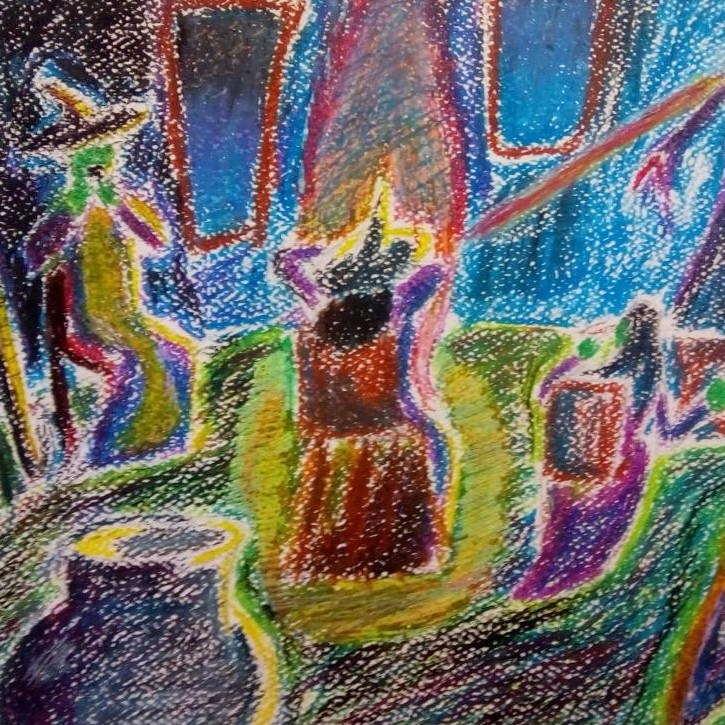
#> input picture pic.jpg, 725 x 725 px
$ python detect.py
#> lines starting #> are read from the running program, lines starting #| are printed output that depends on the picture
"""Webcam → detect ArUco markers → show paper ID on each one."""
import cv2
import numpy as np

DICT = cv2.aruco.getPredefinedDictionary(cv2.aruco.DICT_4X4_50)
PARAMS = cv2.aruco.DetectorParameters()
DETECTOR = cv2.aruco.ArucoDetector(DICT, PARAMS)

overlay_img = cv2.imread("pic.jpg")
#> overlay_img is the input picture: shape (725, 725, 3); mean B, G, R 101.3, 105.6, 109
if overlay_img is None:
    raise SystemExit("pic.jpg not found")

cap = cv2.VideoCapture(0)
if not cap.isOpened():
    raise SystemExit("no webcam")

cap.set(cv2.CAP_PROP_FOURCC, cv2.VideoWriter_fourcc(*"MJPG"))
cap.set(cv2.CAP_PROP_FRAME_WIDTH, 3840)
cap.set(cv2.CAP_PROP_FRAME_HEIGHT, 2160)
print(f"camera: {int(cap.get(cv2.CAP_PROP_FRAME_WIDTH))}x{int(cap.get(cv2.CAP_PROP_FRAME_HEIGHT))} "
      f"@ {int(cap.get(cv2.CAP_PROP_FPS))}fps  fourcc={int(cap.get(cv2.CAP_PROP_FOURCC)):08x}")

cv2.namedWindow("paper id  (q to quit)", cv2.WINDOW_NORMAL)
cv2.setWindowProperty("paper id  (q to quit)", cv2.WND_PROP_FULLSCREEN, cv2.WINDOW_FULLSCREEN)
last_warped = None
last_mask = None

while True:
    ok, frame = cap.read()
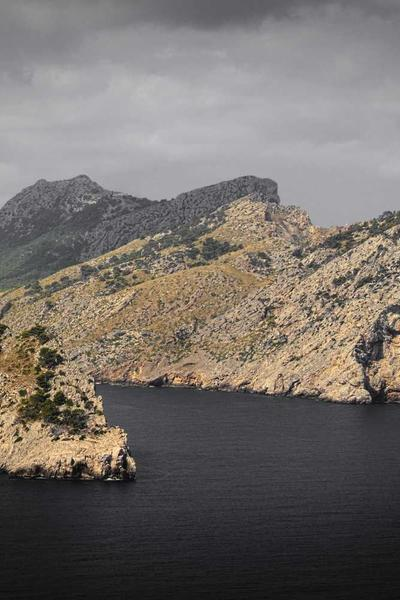
#> input picture img1.jpg, 400 x 600 px, given in place of the camera
#> frame is the input picture: shape (600, 400, 3); mean B, G, R 106, 110.4, 116.5
    if not ok:
        break
    gray = cv2.cvtColor(frame, cv2.COLOR_BGR2GRAY)
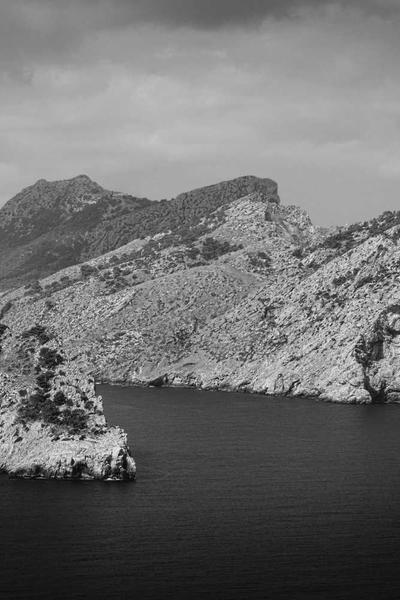
#> gray: shape (600, 400); min 0, max 250, mean 111.8
    corners, ids, _ = DETECTOR.detectMarkers(gray)
#> corners = (); ids = None

    if ids is not None:
        cv2.aruco.drawDetectedMarkers(frame, corners, ids)
        for corner, mid in zip(corners, ids.flatten()):
            x, y = corner[0][0].astype(int)
            cv2.putText(frame, f"Paper {mid}", (x, y - 10),
                        cv2.FONT_HERSHEY_SIMPLEX, 0.9, (0, 255, 0), 2)

        ids_flat = ids.flatten()
        target_ids = [1, 11, 13, 15]
        if all(mid in ids_flat for mid in target_ids):
            centers = {}
            for mid in target_ids:
                idx = np.where(ids_flat == mid)[0][0]
                center = corners[idx][0].mean(axis=0).astype(int)
                centers[mid] = center

            dst_pts = np.array([centers[15], centers[13], centers[11], centers[1]], dtype=np.float32)
            h, w = overlay_img.shape[:2]
            src_pts = np.array([[0, 0], [w, 0], [w, h], [0, h]], dtype=np.float32)

            M = cv2.getPerspectiveTransform(src_pts, dst_pts)
            warped = cv2.warpPerspective(overlay_img, M, (frame.shape[1], frame.shape[0]))
            mask = cv2.warpPerspective(np.ones((h, w), dtype=np.uint8) * 255, M, (frame.shape[1], frame.shape[0]))
            last_warped = warped
            last_mask = mask

        if last_warped is not None:
            mask_inv = cv2.bitwise_not(last_mask)
            frame = cv2.bitwise_and(frame, frame, mask=mask_inv)
            frame = cv2.add(frame, last_warped)

    cv2.imshow("paper id  (q to quit)", frame)
    if cv2.waitKey(1) & 0xFF == ord("q"):
#> (key q is pressed here)
        break

cap.release()
cv2.destroyAllWindows()
